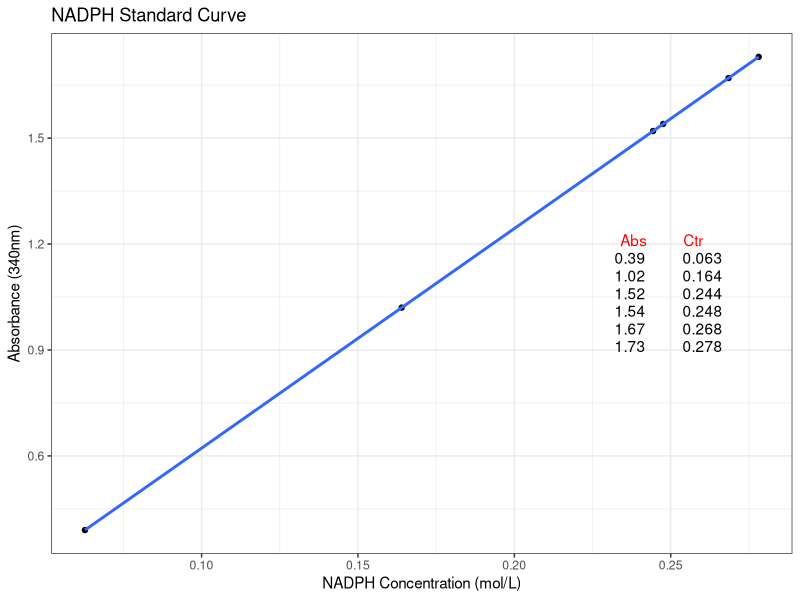

This figure's R source:
#This is the standar NADPH curve by spectrophotomete,ploting the line graph between abs(absorbance)~concentration(ctr).
#This is under 340nm(wavelenth),the extincyion coefficient(molbs) is 6.22(M-1*cm-1), and normally, the lt(lenth of cuvette)=1(cm)

#plot graph
library(ggplot2)
stdNADPH<-function(abs,molbs=6.22,lt=1,line=TRUE){

  if(line==TRUE){
  abs<-sort(abs)
  ctr<-abs/(molbs*lt)
  df<-data.frame(ctr,abs)
  p<-ggplot(data=df,aes(x=ctr,y=abs))+
    geom_point()+
    stat_smooth(method="lm",se=FALSE)+
    xlab("NADPH Concentration (mol/L)")+
    ylab("Absorbance (340nm)")+
    labs(title ="NADPH Standard Curve")+
    theme(plot.title = element_text(hjust=0.5))+
    theme_bw()+
    annotate(geom="text", x=max(abs)/7, y= max(abs)*0.7, label="Abs         Ctr",  color="red")

    for (i in 1:length(abs)){
    p <- p + annotate(geom="text", x =max(abs)/7.3, y = (max(abs)*0.7 - i/20), label=abs[i])
    p <- p + annotate(geom="text", x = max(abs)/6.65, y = (max(abs)*0.7 - i/20), label=round(ctr[i], 3))
  }
  return(p)
  }else{
    abs<-sort(abs)
    ctr<-abs/(molbs*lt)
    df<-data.frame(ctr,abs)
    p<-ggplot(data=df,aes(x=ctr,y=abs))+
      geom_point()+
      xlab("NADPH concentration (mol/L)")+
      ylab("Absorbance (340nm)")+
      labs(title ="NADPH Standard Curve")+
      theme(plot.title = element_text(hjust=0.5))+
      theme_bw()+
      annotate(geom="text", x=max(abs)/7, y= max(abs)*0.7, label="Abs         Ctr",  color="red")

    for (i in 1:length(abs)){
      p <- p + annotate(geom="text", x =max(abs)/7.3, y = (max(abs)*0.7 - i/20), label=abs[i])   # 2 should be the maximal number, when the number over 2.5 these result will be too overlap to read results.
                                                                                         #So may set a if loop for the number over 2.5. The test by using following code: x<-round(runif(10,min=0,max=3),2).
      p <- p + annotate(geom="text", x = max(abs)/6.65, y = (max(abs)*0.7 - i/20), label=round(ctr[i], 3))
    }
    return(p)
  }

}


x<-round(runif(6,min=0,max=2),2)#the maximal numbers of sample is 30. and it is begainning to overlap.

stdNADPH(x)
